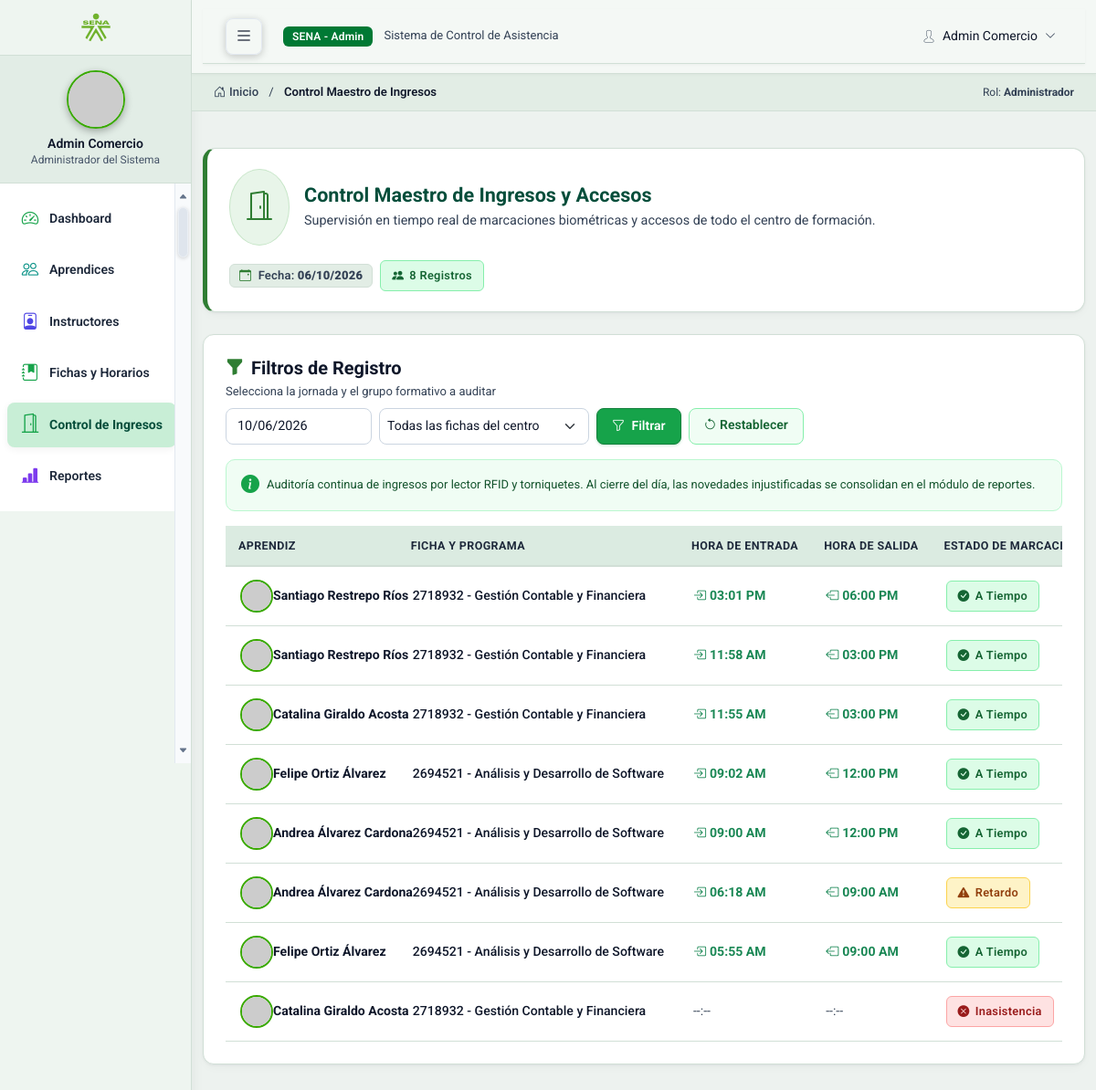
/app/Views/admin/ingresos.php?fecha=2026-10-06 (signed in), run on the app's committed database.
### tables this page shows
CREATE TABLE IF NOT EXISTS `asistencia` (
  `id_registro` INT(11) NOT NULL AUTO_INCREMENT,
  `fecha` DATE NOT NULL,
  `hora_entrada` TIME NULL DEFAULT NULL,
  `hora_salida` TIME NULL DEFAULT NULL,
  `estado` ENUM('Asistio', 'Retardo', 'Salida Temprana', 'Inasistencia', 'Justificada') NOT NULL,
  `minutos_retardo` INT(11) NULL DEFAULT 0,
  `aprendices_id_aprendiz` INT(11) NOT NULL,
  `excusas_medicas_id_excusa` INT(11) NULL DEFAULT NULL,
  `instructores_id_instructor` INT(11) NOT NULL,
  `horarios_id_horario` INT(11) NULL DEFAULT NULL,
  `observaciones` TEXT NULL DEFAULT NULL,
  PRIMARY KEY (`id_registro`),
  INDEX `fk_asistencia_aprendices` (`aprendices_id_aprendiz` ASC),
  INDEX `fk_asistencia_excusas_medicas1_idx` (`excusas_medicas_id_excusa` ASC),
  INDEX `fk_asistencia_instructores1_idx` (`instructores_id_instructor` ASC),
  INDEX `fk_asistencia_horarios_idx` (`horarios_id_horario` ASC),
  CONSTRAINT `fk_asistencia_aprendices`
    FOREIGN KEY (`aprendices_id_aprendiz`)
    REFERENCES `aprendices` (`id_aprendiz`)
    ON DELETE NO ACTION
    ON UPDATE NO ACTION,
  CONSTRAINT `fk_asistencia_excusas_medicas1`
    FOREIGN KEY (`excusas_medicas_id_excusa`)
    REFERENCES `excusas_medicas` (`id_excusa`)
    ON DELETE NO ACTION
    ON UPDATE NO ACTION,
  CONSTRAINT `fk_asistencia_instructores1`
    FOREIGN KEY (`instructores_id_instructor`)
    REFERENCES `instructores` (`id_instructor`)
    ON DELETE NO ACTION
    ON UPDATE NO ACTION,
  CONSTRAINT `fk_asistencia_horarios`
    FOREIGN KEY (`horarios_id_horario`)
    REFERENCES `horarios` (`id_horario`)
    ON DELETE SET NULL
    ON UPDATE CASCADE);

### app/Views/admin/ingresos.php (the view, shortened to what this page needs)
<?php
$pdo = Database::conectar();
$fecha = $_GET['fecha'] ?? date('Y-m-d');
$fichaSeleccionada = $_GET['ficha'] ?? '';
$ingresos = [];
try {
    $sql = "SELECT
                CONCAT(u.nombres, ' ', u.apellidos) as aprendiz,
                CONCAT(f.numero_ficha, ' - ', f.programa) as ficha,
                a.hora_entrada as entrada,
                a.hora_salida as salida,
                a.estado
            FROM asistencia a
            JOIN aprendices ap ON a.aprendices_id_aprendiz = ap.id_aprendiz
            JOIN usuarios u ON ap.usuarios_id_usuario = u.id_usuario
            JOIN fichas f ON ap.fichas_id_ficha = f.id_ficha
            WHERE a.fecha = :fecha";
    $params = [':fecha' => $fecha];
    $sql .= " ORDER BY a.hora_entrada DESC";
    $stmt = $pdo->prepare($sql);
    $stmt->execute($params);
    $ingresos = $stmt->fetchAll(PDO::FETCH_ASSOC);
} catch (Exception $e) {
}
require __DIR__ . '/../layouts/header.php';
?>
<div class="sena-welcome-banner mb-4">
    <div class="d-flex align-items-center justify-content-between flex-wrap gap-3">
        <div class="d-flex align-items-center gap-3">
            <div class="p-3 rounded-circle" style="background: rgba(36, 202, 161, 0.15); color: #24caa1;">
                <i class="bi bi-door-open fs-2"></i>
            </div>
            <div>
                <h3 class="text-theme-primary fw-bold mb-1">Control Maestro de Ingresos y Accesos</h3>
                <p class="text-secondary mb-0" style="font-size:14px;">Supervisión en tiempo real de marcaciones biométricas y accesos de todo el centro de formación.</p>
            </div>
        </div>
        <div class="d-flex align-items-center gap-2">
            <span class="badge bg-dark border border-secondary border-opacity-50 px-3 py-2 text-theme-primary" style="font-size:13px;">
                <i class="bi bi-calendar-event me-1" style="color: #2e7d32;"></i> Fecha: <strong><?= date('d/m/Y', strtotime($fecha)) ?></strong>
            </span>
            <span class="badge-sena badge-on-time">
                <i class="bi bi-people-fill"></i> <?= count($ingresos) ?> Registros
            </span>
        </div>
    </div>
</div>
<div class="card border-0 card-stat-ux p-4 mb-4">
    <div class="d-flex justify-content-between align-items-center mb-3 flex-wrap gap-2">
        <div>
            <h5 class="text-theme-primary fw-bold mb-1"><i class="bi bi-funnel-fill me-2" style="color: #2e7d32;"></i>Filtros de Registro</h5>
            <p class="text-secondary mb-0" style="font-size:13px;">Selecciona la jornada y el grupo formativo a auditar</p>
        </div>
        <form class="d-flex gap-2 flex-wrap" method="get">
            <input type="date" class="form-control form-control-sm" name="fecha" value="<?= htmlspecialchars($fecha) ?>" style="width: 160px; background-color: var(--nk-bg-inset); color: var(--nk-text-primary); border-color: var(--nk-border-color);">
            <select class="form-select form-select-sm" name="ficha" style="width:230px; background-color: var(--nk-bg-inset); color: var(--nk-text-primary); border-color: var(--nk-border-color);">
                <option value="">Todas las fichas del centro</option>
            </select>
            <button type="submit" class="btn btn-sm btn-sena-green"><i class="bi bi-funnel me-1"></i> Filtrar</button>
            <?php if (!empty($fichaSeleccionada) || $fecha !== date('Y-m-d')): ?>
                <a href="ingresos.php" class="btn btn-sm btn-sena-outline"><i class="bi bi-arrow-counterclockwise"></i> Restablecer</a>
            <?php endif; ?>
        </form>
    </div>
    <div class="alert alert-info sena-alert-info mb-3 d-flex align-items-center gap-2 border-0" role="alert" style="background:rgba(57,169,0,0.1); color:var(--nk-text-primary); border-radius: 8px;">
        <i class="bi bi-info-circle-fill text-success fs-5"></i>
        <div style="font-size: 13px;">
            Auditoría continua de ingresos por lector RFID y torniquetes. Al cierre del día, las novedades injustificadas se consolidan en el módulo de reportes.
        </div>
    </div>
    <div class="table-responsive">
        <table class="table table-nalika-dark table-hover w-100 align-middle mb-0">
            <thead>
                <tr>
                    <th>Aprendiz</th>
                    <th>Ficha y Programa</th>
                    <th>Hora de Entrada</th>
                    <th>Hora de Salida</th>
                    <th>Estado de Marcación</th>
                </tr>
            </thead>
            <tbody>
            <?php foreach ($ingresos as $i):
                $estadoLower = strtolower($i['estado']);
            ?>
                <tr>
                    <td>
                        <div class="d-flex align-items-center gap-2.5">
                            <img class="avatar-sm" src="https://ui-avatars.com/api/?background=random&name=<?= urlencode($i['aprendiz']) ?>" alt="" style="width: 36px; height: 36px; border-radius: 50%; border: 2px solid #39a900;">
                            <strong class="text-theme-primary"><?= htmlspecialchars($i['aprendiz']) ?></strong>
                        </div>
                    </td>
                    <td><span class="text-theme-primary fw-medium"><?= htmlspecialchars($i['ficha']) ?></span></td>
                    <td>
                        <?php if ($i['entrada']): ?>
                            <span class="text-success fw-bold"><i class="bi bi-box-arrow-in-right me-1"></i><?= date('h:i A', strtotime($i['entrada'])) ?></span>
                        <?php else: ?>
                            <span class="text-secondary">--:--</span>
                        <?php endif; ?>
                    </td>
                    <td>
                        <?php if ($i['salida']): ?>
                            <span class="text-success fw-bold"><i class="bi bi-box-arrow-left me-1"></i><?= date('h:i A', strtotime($i['salida'])) ?></span>
                        <?php else: ?>
                            <span class="text-secondary">--:--</span>
                        <?php endif; ?>
                    </td>
                    <td>
                        <?php if ($estadoLower === 'asistio' || $estadoLower === 'a-tiempo'): ?>
                            <span class="badge-sena badge-on-time"><i class="bi bi-check-circle-fill"></i> A Tiempo</span>
                        <?php elseif ($estadoLower === 'retardo'): ?>
                            <span class="badge-sena badge-late"><i class="bi bi-exclamation-triangle-fill"></i> Retardo</span>
                        <?php elseif ($estadoLower === 'inasistencia'): ?>
                            <span class="badge-sena badge-absent"><i class="bi bi-x-circle-fill"></i> Inasistencia</span>
                        <?php elseif ($estadoLower === 'salida temprana'): ?>
                            <span class="badge-sena badge-late"><i class="bi bi-arrow-left-circle-fill"></i> Salida Temprana</span>
                        <?php else: ?>
                            <span class="badge-sena badge-pending"><?= ucfirst($i['estado']) ?></span>
                        <?php endif; ?>
                    </td>
                </tr>
            <?php endforeach; ?>
            </tbody>
        </table>
    </div>
</div>
<?php require __DIR__ . '/../layouts/footer.php'; ?>

### public/assets/css/main.css (style rules this page uses)
:root, [data-theme="nalika"] { --bg-color: #f4f6fb; --text-color: #0f172a; --btn-bg: #f1f5f9; --btn-text: #0f172a; }
body { background-color: var(--bg-color); color: var(--text-color); transition: background-color 0.3s ease, color 0.3s ease; }

### public/assets/css/aprendiz-custom.css (style rules this page uses)
:root, [data-theme="nalika"] { --sena-green: #2e7d32; --sena-dark-green: #1b5e20; --sena-light-green: #388e3c; --nk-bg-main: #f4f6fb; --nk-card-bg: #ffffff; --nk-bg-card: #ffffff; --nk-card-header: #f8fafc; --nk-border-color: #e2e8f0; --nk-bg-inset: #f8fafc; --nk-text-primary: #0f172a; --nk-text-muted: #475569; --nk-accent-blue: #0284c7; --nk-bg-body: #f4f6fb; --nk-bg-surface: #ffffff; --nk-bg-elevated: #ffffff; --nk-border-default: #e2e8f0; --nk-text-inverse: #ffffff; --status-on-time: #15803d; --status-late: #b45309; --status-absent: #b91c1c; --status-excuse: #6d28d9; --sidebar-scroll-track-bg: #1e293b; --sidebar-scroll-border: rgba(255, 255, 255, 0.08); --sidebar-scroll-thumb: #475569; --sidebar-scroll-thumb-hover: #64748b; --sidebar-scroll-thumb-active: #2e7d32; --sidebar-scroll-arrow: #94a3b8; --sidebar-scroll-arrow-hover: #ffffff; --sidebar-scroll-arrow-bg-hover: rgba(46, 125, 50, 0.35); --sidebar-width: 210px; --sidebar-collapsed-width: 80px; }
body { background-color: var(--nk-bg-main) !important; color: var(--nk-text-primary); transition: background-color 0.3s ease, color 0.3s ease; }
.text-theme-primary { color: var(--nk-text-primary) !important; }
html { scroll-behavior: smooth; }
.sena-welcome-banner { background: #ffffff !important; border: 1px solid #d1dfd6 !important; border-left: 5px solid #2e7d32 !important; border-radius: 12px !important; padding: 22px; margin-bottom: 25px; position: relative; overflow: hidden; box-shadow: 0 2px 10px rgba(15, 23, 42, 0.04) !important; }
.card-stat-ux { background: var(--nk-card-bg) !important; border: 1px solid var(--nk-border-color) !important; border-radius: 12px !important; padding: 20px; box-shadow: var(--panel-shadow) !important; transition: transform 0.2s ease, box-shadow 0.2s ease, border-color 0.2s ease; }
.badge-sena { padding: 6px 12px; border-radius: 6px; font-weight: 600; font-size: 0.8rem; letter-spacing: 0.3px; display: inline-flex; align-items: center; gap: 6px; }
.badge-on-time { background: #dcfce7 !important; color: #166534 !important; border: 1px solid #86efac !important; }
.badge-late { background: #fef3c7 !important; color: #92400e !important; border: 1px solid #fcd34d !important; }
.badge-absent { background: #fee2e2 !important; color: #991b1b !important; border: 1px solid #fca5a5 !important; }
.table-nalika-dark { color: var(--nk-text-primary); vertical-align: middle; }
.table-nalika-dark th { background-color: var(--nk-card-header); color: var(--nk-text-muted); border-bottom: 2px solid var(--nk-border-color); font-weight: 600; text-transform: uppercase; font-size: 0.78rem; padding: 14px 16px; white-space: nowrap; }
.table-nalika-dark td { border-bottom: 1px solid var(--nk-border-color); padding: 14px 16px; font-size: 0.88rem; white-space: nowrap; }
.btn-sena-green { background-color: #2e7d32 !important; color: #ffffff !important; border: 1px solid #1b5e20 !important; font-weight: 600; padding: 9px 18px; border-radius: 8px; transition: all 0.2s ease; }
.form-control, input, select, textarea { background-color: var(--nk-bg-inset) !important; color: var(--nk-text-primary) !important; border-color: var(--nk-border-color) !important; }
.btn-sena-outline { background-color: transparent !important; border: 1px solid var(--nk-border-color) !important; color: var(--nk-text-primary) !important; font-weight: 500; transition: all 0.2s ease; }

### app/Views/layouts/header.php (style rules this page uses)
:root, [data-theme="nalika"] { --sidebar-scroll-track-bg: #f8fafc; --sidebar-scroll-border: #e2e8f0; --sidebar-scroll-thumb: #cbd5e1; --sidebar-scroll-thumb-hover: #94a3b8; --sidebar-scroll-thumb-active: #16a34a; --sidebar-scroll-arrow: #64748b; --sidebar-scroll-arrow-hover: #16a34a; --sidebar-scroll-arrow-bg-hover: rgba(22, 163, 74, 0.15); }

### data on the page
asistencia: aprendiz "Santiago Restrepo Ríos", ficha "2718932 - Gestión Contable y Financiera", hora_entrada "03:01 PM", hora_salida "06:00 PM", estado "Asistio" (drawn)
asistencia: aprendiz "Santiago Restrepo Ríos", ficha "2718932 - Gestión Contable y Financiera", hora_entrada "11:58 AM", hora_salida "03:00 PM", estado "Asistio" (drawn)
asistencia: aprendiz "Catalina Giraldo Acosta", ficha "2718932 - Gestión Contable y Financiera", hora_entrada "11:55 AM", hora_salida "03:00 PM", estado "Asistio" (drawn)
asistencia: aprendiz "Felipe Ortiz Álvarez", ficha "2694521 - Análisis y Desarrollo de Software", hora_entrada "09:02 AM", hora_salida "12:00 PM", estado "Asistio" (drawn)
asistencia: aprendiz "Andrea Álvarez Cardona", ficha "2694521 - Análisis y Desarrollo de Software", hora_entrada "09:00 AM", hora_salida "12:00 PM", estado "Asistio" (drawn)
asistencia: aprendiz "Andrea Álvarez Cardona", ficha "2694521 - Análisis y Desarrollo de Software", hora_entrada "06:18 AM", hora_salida "09:00 AM", estado "Retardo" (drawn)
asistencia: aprendiz "Felipe Ortiz Álvarez", ficha "2694521 - Análisis y Desarrollo de Software", hora_entrada "05:55 AM", hora_salida "09:00 AM", estado "Asistio" (drawn)
asistencia: aprendiz "Catalina Giraldo Acosta", ficha "2718932 - Gestión Contable y Financiera", estado "Inasistencia" (drawn)

### other printed values
$nombreUsuario "Admin Comercio"
$tituloPagina "Control Maestro de Ingresos"
date('d/m/Y', strtotime($fecha)) "06/10/2026"
count($ingresos) "8"
